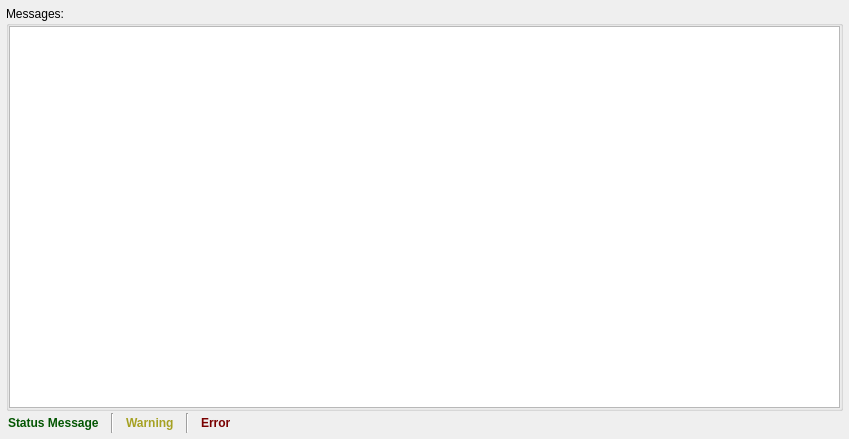
<?xml version="1.0" encoding="UTF-8"?>
<ui version="4.0">
 <class>MessageHistoryWidget</class>
 <widget class="QDialog" name="MessageHistoryWidget">
  <property name="geometry">
   <rect>
    <x>0</x>
    <y>0</y>
    <width>849</width>
    <height>439</height>
   </rect>
  </property>
  <property name="sizePolicy">
   <sizepolicy hsizetype="Preferred" vsizetype="Preferred">
    <horstretch>0</horstretch>
    <verstretch>0</verstretch>
   </sizepolicy>
  </property>
  <property name="windowTitle">
   <string>Seg3D2.0 Message History</string>
  </property>
  <property name="styleSheet">
   <string notr="true">QWidget#HistoryWidget {
	background-color: qlineargradient(spread:pad, x1:0.5, y1:0, x2:0.5, y2:0.960227, stop:0 rgba(221, 221, 221, 255), stop:0.155779 rgba(228, 228, 228, 255), stop:1 rgba(202, 204, 204, 255));
}

QLabel#message_label_{
	color: rgb(3, 86, 2);
}

QLabel#error_label_{
	color: rgb(121, 0, 0);
}

QLabel#warning_label_{
	color: rgb(165, 161, 34);
}
</string>
  </property>
  <layout class="QVBoxLayout" name="verticalLayout">
   <property name="spacing">
    <number>0</number>
   </property>
   <property name="leftMargin">
    <number>6</number>
   </property>
   <property name="topMargin">
    <number>6</number>
   </property>
   <property name="rightMargin">
    <number>6</number>
   </property>
   <property name="bottomMargin">
    <number>4</number>
   </property>
   <item>
    <widget class="QGroupBox" name="groupBox">
     <property name="title">
      <string>Messages:</string>
     </property>
     <layout class="QHBoxLayout" name="horizontalLayout_3">
      <property name="spacing">
       <number>0</number>
      </property>
      <property name="margin">
       <number>0</number>
      </property>
      <item>
       <widget class="QListWidget" name="history_list_">
        <property name="font">
         <font>
          <weight>50</weight>
          <bold>false</bold>
         </font>
        </property>
        <property name="focusPolicy">
         <enum>Qt::NoFocus</enum>
        </property>
        <property name="contextMenuPolicy">
         <enum>Qt::DefaultContextMenu</enum>
        </property>
        <property name="midLineWidth">
         <number>1</number>
        </property>
        <property name="horizontalScrollBarPolicy">
         <enum>Qt::ScrollBarAlwaysOff</enum>
        </property>
        <property name="editTriggers">
         <set>QAbstractItemView::NoEditTriggers</set>
        </property>
        <property name="showDropIndicator" stdset="0">
         <bool>false</bool>
        </property>
        <property name="alternatingRowColors">
         <bool>true</bool>
        </property>
        <property name="selectionMode">
         <enum>QAbstractItemView::NoSelection</enum>
        </property>
        <property name="horizontalScrollMode">
         <enum>QAbstractItemView::ScrollPerItem</enum>
        </property>
        <property name="sortingEnabled">
         <bool>false</bool>
        </property>
       </widget>
      </item>
     </layout>
    </widget>
   </item>
   <item>
    <widget class="QWidget" name="widget" native="true">
     <layout class="QHBoxLayout" name="horizontalLayout_2">
      <property name="spacing">
       <number>12</number>
      </property>
      <property name="margin">
       <number>2</number>
      </property>
      <item>
       <widget class="QLabel" name="message_label_">
        <property name="font">
         <font>
          <weight>75</weight>
          <bold>true</bold>
         </font>
        </property>
        <property name="text">
         <string>Status Message</string>
        </property>
       </widget>
      </item>
      <item>
       <widget class="Line" name="line">
        <property name="orientation">
         <enum>Qt::Vertical</enum>
        </property>
       </widget>
      </item>
      <item>
       <widget class="QLabel" name="warning_label_">
        <property name="font">
         <font>
          <weight>75</weight>
          <bold>true</bold>
         </font>
        </property>
        <property name="text">
         <string>Warning</string>
        </property>
       </widget>
      </item>
      <item>
       <widget class="Line" name="line_2">
        <property name="orientation">
         <enum>Qt::Vertical</enum>
        </property>
       </widget>
      </item>
      <item>
       <widget class="QLabel" name="error_label_">
        <property name="font">
         <font>
          <weight>75</weight>
          <bold>true</bold>
         </font>
        </property>
        <property name="text">
         <string>Error</string>
        </property>
       </widget>
      </item>
      <item>
       <spacer name="horizontalSpacer">
        <property name="orientation">
         <enum>Qt::Horizontal</enum>
        </property>
        <property name="sizeHint" stdset="0">
         <size>
          <width>455</width>
          <height>20</height>
         </size>
        </property>
       </spacer>
      </item>
     </layout>
    </widget>
   </item>
  </layout>
 </widget>
 <resources/>
 <connections/>
</ui>
